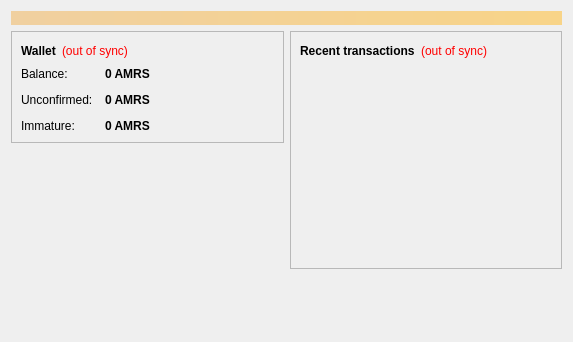
<?xml version="1.0" encoding="UTF-8"?>
<ui version="4.0">
 <class>OverviewPage</class>
 <widget class="QWidget" name="OverviewPage">
  <property name="geometry">
   <rect>
    <x>0</x>
    <y>0</y>
    <width>573</width>
    <height>342</height>
   </rect>
  </property>
  <property name="windowTitle">
   <string>Form</string>
  </property>
  <layout class="QVBoxLayout" name="topLayout">
   <item>
    <widget class="QLabel" name="labelAlerts">
     <property name="visible">
      <bool>false</bool>
     </property>
     <property name="styleSheet">
      <string notr="true">background-color: qlineargradient(x1: 0, y1: 0, x2: 1, y2: 0, stop:0 #F0D0A0, stop:1 #F8D488); color:#000000;</string>
     </property>
     <property name="wordWrap">
      <bool>true</bool>
     </property>
     <property name="margin">
      <number>3</number>
     </property>
    </widget>
   </item>
   <item>
    <layout class="QHBoxLayout" name="horizontalLayout" stretch="1,1">
     <item>
      <layout class="QVBoxLayout" name="verticalLayout_2">
       <item>
        <widget class="QFrame" name="frame">
         <property name="frameShape">
          <enum>QFrame::StyledPanel</enum>
         </property>
         <property name="frameShadow">
          <enum>QFrame::Raised</enum>
         </property>
         <layout class="QVBoxLayout" name="verticalLayout_4">
          <item>
           <layout class="QHBoxLayout" name="horizontalLayout_4">
            <item>
             <widget class="QLabel" name="label_5">
              <property name="font">
               <font>
                <weight>75</weight>
                <bold>true</bold>
               </font>
              </property>
              <property name="text">
               <string>Wallet</string>
              </property>
             </widget>
            </item>
            <item>
             <widget class="QLabel" name="labelWalletStatus">
              <property name="toolTip">
               <string>The displayed information may be out of date. Your wallet automatically synchronizes with the Amerios network after a connection is established, but this process has not completed yet.</string>
              </property>
              <property name="styleSheet">
               <string notr="true">QLabel { color: red; }</string>
              </property>
              <property name="text">
               <string notr="true">(out of sync)</string>
              </property>
              <property name="alignment">
               <set>Qt::AlignLeading|Qt::AlignLeft|Qt::AlignVCenter</set>
              </property>
             </widget>
            </item>
            <item>
             <spacer name="horizontalSpacer_2">
              <property name="orientation">
               <enum>Qt::Horizontal</enum>
              </property>
              <property name="sizeHint" stdset="0">
               <size>
                <width>40</width>
                <height>20</height>
               </size>
              </property>
             </spacer>
            </item>
           </layout>
          </item>
          <item>
           <layout class="QFormLayout" name="formLayout_2">
            <property name="fieldGrowthPolicy">
             <enum>QFormLayout::AllNonFixedFieldsGrow</enum>
            </property>
            <property name="horizontalSpacing">
             <number>12</number>
            </property>
            <property name="verticalSpacing">
             <number>12</number>
            </property>
            <item row="0" column="0">
             <widget class="QLabel" name="label">
              <property name="text">
               <string>Balance:</string>
              </property>
             </widget>
            </item>
            <item row="0" column="1">
             <widget class="QLabel" name="labelBalance">
              <property name="font">
               <font>
                <weight>75</weight>
                <bold>true</bold>
               </font>
              </property>
              <property name="cursor">
               <cursorShape>IBeamCursor</cursorShape>
              </property>
              <property name="toolTip">
               <string>Your current balance</string>
              </property>
              <property name="text">
               <string notr="true">0 AMRS</string>
              </property>
              <property name="textInteractionFlags">
               <set>Qt::LinksAccessibleByMouse|Qt::TextSelectableByKeyboard|Qt::TextSelectableByMouse</set>
              </property>
             </widget>
            </item>
            <item row="1" column="0">
             <widget class="QLabel" name="label_3">
              <property name="text">
               <string>Unconfirmed:</string>
              </property>
             </widget>
            </item>
            <item row="1" column="1">
             <widget class="QLabel" name="labelUnconfirmed">
              <property name="font">
               <font>
                <weight>75</weight>
                <bold>true</bold>
               </font>
              </property>
              <property name="cursor">
               <cursorShape>IBeamCursor</cursorShape>
              </property>
              <property name="toolTip">
               <string>Total of transactions that have yet to be confirmed, and do not yet count toward the current balance</string>
              </property>
              <property name="text">
               <string notr="true">0 AMRS</string>
              </property>
              <property name="textInteractionFlags">
               <set>Qt::LinksAccessibleByMouse|Qt::TextSelectableByKeyboard|Qt::TextSelectableByMouse</set>
              </property>
             </widget>
            </item>
            <item row="2" column="0">
             <widget class="QLabel" name="labelImmatureText">
              <property name="text">
               <string>Immature:</string>
              </property>
             </widget>
            </item>
            <item row="2" column="1">
             <widget class="QLabel" name="labelImmature">
              <property name="font">
               <font>
                <weight>75</weight>
                <bold>true</bold>
               </font>
              </property>
              <property name="toolTip">
               <string>Mined balance that has not yet matured</string>
              </property>
              <property name="text">
               <string notr="true">0 AMRS</string>
              </property>
              <property name="textInteractionFlags">
               <set>Qt::LinksAccessibleByMouse|Qt::TextSelectableByKeyboard|Qt::TextSelectableByMouse</set>
              </property>
             </widget>
            </item>
           </layout>
          </item>
         </layout>
        </widget>
       </item>
       <item>
        <spacer name="verticalSpacer">
         <property name="orientation">
          <enum>Qt::Vertical</enum>
         </property>
         <property name="sizeHint" stdset="0">
          <size>
           <width>20</width>
           <height>40</height>
          </size>
         </property>
        </spacer>
       </item>
      </layout>
     </item>
     <item>
      <layout class="QVBoxLayout" name="verticalLayout_3">
       <item>
        <widget class="QFrame" name="frame_2">
         <property name="frameShape">
          <enum>QFrame::StyledPanel</enum>
         </property>
         <property name="frameShadow">
          <enum>QFrame::Raised</enum>
         </property>
         <layout class="QVBoxLayout" name="verticalLayout">
          <item>
           <layout class="QHBoxLayout" name="horizontalLayout_2">
            <item>
             <widget class="QLabel" name="label_4">
              <property name="text">
               <string>&lt;b&gt;Recent transactions&lt;/b&gt;</string>
              </property>
             </widget>
            </item>
            <item>
             <widget class="QLabel" name="labelTransactionsStatus">
              <property name="toolTip">
               <string>The displayed information may be out of date. Your wallet automatically synchronizes with the Amerios network after a connection is established, but this process has not completed yet.</string>
              </property>
              <property name="styleSheet">
               <string notr="true">QLabel { color: red; }</string>
              </property>
              <property name="text">
               <string notr="true">(out of sync)</string>
              </property>
              <property name="alignment">
               <set>Qt::AlignRight|Qt::AlignTrailing|Qt::AlignVCenter</set>
              </property>
             </widget>
            </item>
            <item>
             <spacer name="horizontalSpacer">
              <property name="orientation">
               <enum>Qt::Horizontal</enum>
              </property>
              <property name="sizeHint" stdset="0">
               <size>
                <width>40</width>
                <height>20</height>
               </size>
              </property>
             </spacer>
            </item>
           </layout>
          </item>
          <item>
           <widget class="QListView" name="listTransactions">
            <property name="styleSheet">
             <string notr="true">QListView { background: transparent; }</string>
            </property>
            <property name="frameShape">
             <enum>QFrame::NoFrame</enum>
            </property>
            <property name="verticalScrollBarPolicy">
             <enum>Qt::ScrollBarAlwaysOff</enum>
            </property>
            <property name="horizontalScrollBarPolicy">
             <enum>Qt::ScrollBarAlwaysOff</enum>
            </property>
            <property name="selectionMode">
             <enum>QAbstractItemView::NoSelection</enum>
            </property>
           </widget>
          </item>
         </layout>
        </widget>
       </item>
       <item>
        <spacer name="verticalSpacer_2">
         <property name="orientation">
          <enum>Qt::Vertical</enum>
         </property>
         <property name="sizeHint" stdset="0">
          <size>
           <width>20</width>
           <height>40</height>
          </size>
         </property>
        </spacer>
       </item>
      </layout>
     </item>
    </layout>
   </item>
  </layout>
 </widget>
 <resources/>
 <connections/>
</ui>
